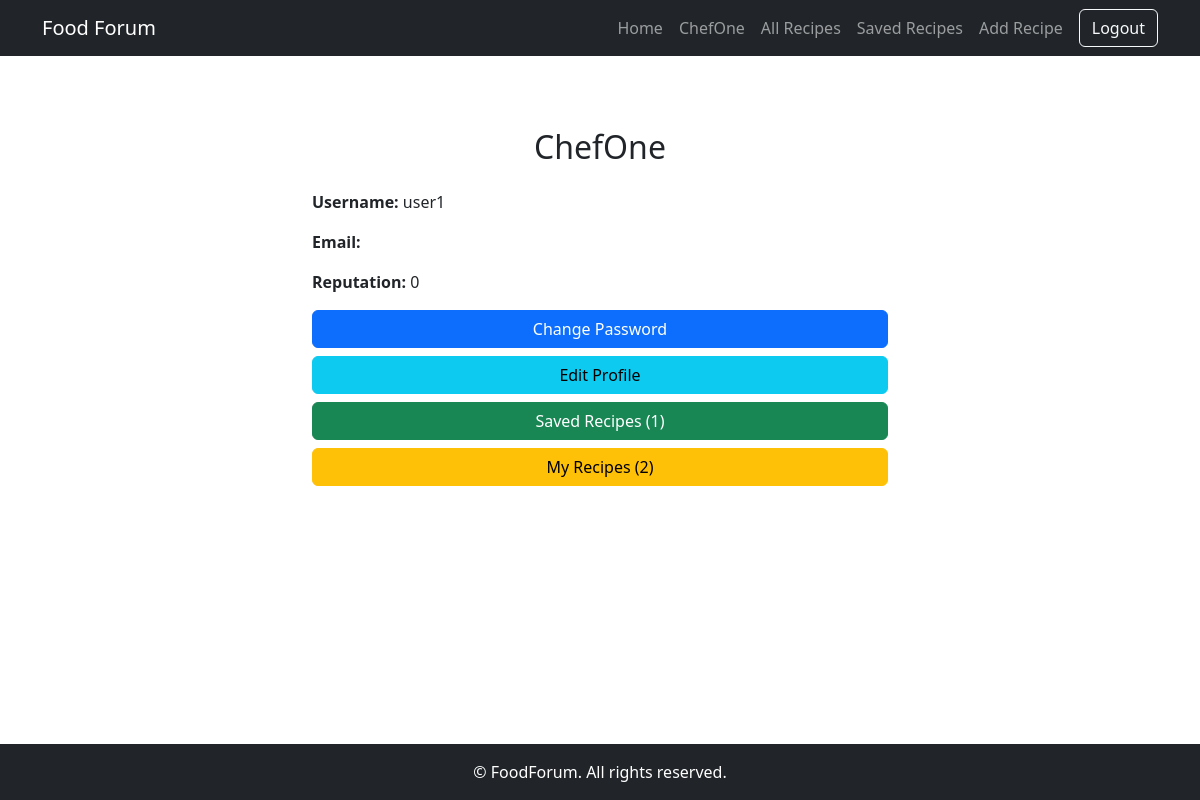
Page /forum/profile/ (signed in) on the committed database.
### forum/models.py (models this page shows, shortened)
class FoodForumUser(AbstractUser):
    nickname = models.CharField(
        max_length=30,
        unique=True,
        validators=[MinLengthValidator(2)],
    )
    bio = models.TextField(
        blank=True,
    )
    avatar = models.ImageField(
        upload_to="avatars/",
        blank=True,
        null=True,
        help_text="Profile picture"
    )
    reputation = models.PositiveIntegerField(default=0)
    is_active_contributor = models.BooleanField(default=True)
    groups = models.ManyToManyField(
        "auth.Group",
        related_name="foodforum_users",
        blank=True,
        help_text="The groups this user belongs to."
    )
    user_permissions = models.ManyToManyField(
        "auth.Permission",
        related_name="foodforum_users_permissions",
        blank=True,
        help_text="Specific permissions for this user."
    )
    class Meta:
        verbose_name = "FoodForum User"
        verbose_name_plural = "FoodForum Users"

### forum/views.py (the view)
# urls.py: path('profile/', ProfileView.as_view(), name='profile'),
class ProfileView(LoginRequiredMixin, TemplateView):
    template_name = "forum/profile.html"
    def get_context_data(self, **kwargs):
        context = super().get_context_data(**kwargs)
        user = self.request.user
        context.update({
            "user": user,
            "saved_recipes_count": user.saved_recipes.count(),
            "my_recipes_count": user.recipes.count(),
        })
        return context

### templates/forum/profile.html
{% extends "base.html" %}
{% load static %}
{% block content %}
<div class="container mt-5" style="max-width: 600px;">
    <h2 class="text-center mb-4">{{ user.nickname }}</h2>
    <div class="mb-3">
        <p><strong>Username:</strong> {{ user.username }}</p>
        <p><strong>Email:</strong> {{ user.email }}</p>
        <p><strong>Reputation:</strong> {{ user.reputation }}</p>
    </div>
    <div class="d-grid gap-2">
        <a href="{% url 'password_change' %}" class="btn btn-primary">Change Password</a>
        <a href="{% url 'forum:profile-edit' %}" class="btn btn-info">Edit Profile</a>
        <a href="{% url 'forum:saved-recipes' %}" class="btn btn-success">
            Saved Recipes ({{ saved_recipes_count }})
        </a>
        <a href="{% url 'forum:my-recipes' %}" class="btn btn-warning">
            My Recipes ({{ my_recipes_count }})
        </a>
    </div>
</div>
{% endblock %}

### templates/includes/navbar.html (shortened to what this page needs)
<nav class="navbar navbar-expand-lg navbar-dark bg-dark">
    <div class="container">
        <a class="navbar-brand" href="{% url 'forum:forum-home' %}">Food Forum</a>
        <div class="collapse navbar-collapse" id="navbarNav">
            <ul class="navbar-nav ms-auto align-items-center">
                <li class="nav-item">
                    <a class="nav-link" href="{% url 'forum:forum-home' %}">Home</a>
                </li>
                {% if request.user.is_authenticated %}
                    <li class="nav-item">
                        <a class="nav-link" href="{% url 'forum:profile' %}">{{ request.user.nickname }}</a>
                    </li>
                    <li class="nav-item">
                        <a class="nav-link" href="{% url 'forum:all-recipes' %}">All Recipes</a>
                    </li>
                    <li class="nav-item">
                        <a class="nav-link" href="{% url 'forum:saved-recipes' %}">Saved Recipes</a>
                    </li>
                    <li class="nav-item">
                        <a class="nav-link" href="{% url 'forum:recipe-add' %}">Add Recipe</a>
                    </li>
                    <li class="nav-item">
                        <form method="post" action="{% url 'logout' %}" class="d-inline">
                            <button type="submit" class="btn btn-outline-light ms-2">Logout</button>
                        </form>
                    </li>
                {% endif %}
            </ul>
        </div>
    </div>
</nav>

### rows in the picture
FoodForumUser: user.nickname "ChefOne", nickname "ChefOne", username "user1", reputation "0"

### other values in the picture
{{ saved_recipes_count }} "1"
{{ my_recipes_count }} "2"
